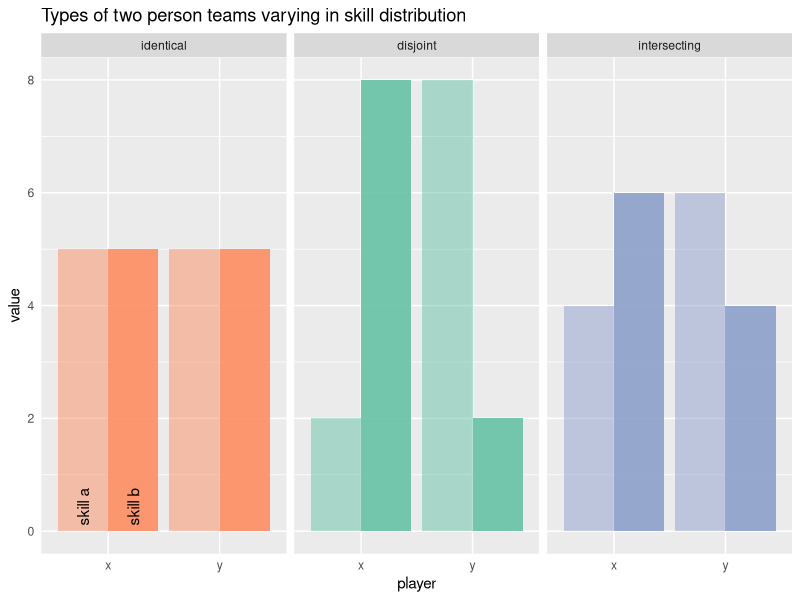
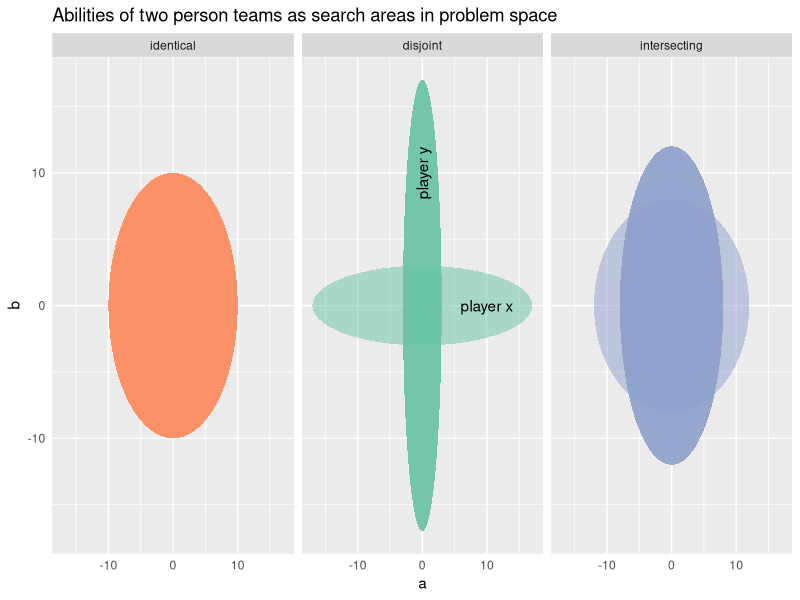

The R script that drew these images, in order:
# ---- setup
library(magrittr)
library(dplyr)
library(ggplot2)
library(grid)

team_structures <- c("diachronic", "sychronic")
team_abilities <- c("identical", "disjoint", "intersecting")
skills <- c("a", "b")
players <- c("x", "y")

recode_team_abilities <- function(frame) {
  data_frame(
    team_ability = team_abilities,
    team_ability_label = factor(team_abilities, levels = team_abilities)
  ) %>%
    left_join(frame, .)
}

base_theme <- theme(axis.ticks = element_blank(),
                    legend.position = "none",
                    plot.title = element_text(hjust = 0))

# ---- team-abilities
preds <- expand.grid(
  skill = skills,
  player = players,
  team_ability = team_abilities,
  stringsAsFactors = FALSE
) %>% select(team_ability, player, skill)
# > preds
#    team_ability player skill
# 1     identical      x     a
# 2     identical      x     b
# 3     identical      y     a
# 4     identical      y     b
# 5      disjoint      x     a
# 6      disjoint      x     b
# 7      disjoint      y     a
# 8      disjoint      y     b
# 9  intersecting      x     a
# 10 intersecting      x     b
# 11 intersecting      y     a
# 12 intersecting      y     b
preds$value <- c(5, 5, 5, 5,
                 2, 8, 8, 2,
                 4, 6, 6, 4)

preds %<>%
  recode_team_abilities()

legend_text <- data_frame(
  team_ability = "identical",
  player = "x",
  value = c(0.1, 0.1),
  skill = c("a", "b"),
  label = c("skill a", "skill b")
) %>% recode_team_abilities

dodge_width <- position_dodge(width = 0.9)
ggplot(preds, aes(x = player, y = value, group = skill)) +
  geom_bar(aes(fill = team_ability, alpha = skill),
           stat = "identity", position = dodge_width) +
  facet_wrap("team_ability_label", nrow = 1) +
  scale_fill_brewer(palette = "Set2") +
  scale_alpha_manual(values = c(0.5, 0.9)) +
  geom_text(aes(label = label), data = legend_text, position = dodge_width,
            angle = 90, vjust = 0.5, hjust = 0) +
  base_theme +
  labs(title = "Types of two person teams varying in skill distribution")

# ---- search-areas
t_range <- seq(0, 2 * pi, length.out = 100)
ellipse_x <- function(t, a, x0 = 0) x0 + a * cos(t)
ellipse_y <- function(t, b, y0 = 0) y0 + b * sin(t)

# Create a list of different area functions.
# Each fn returns data.frames with the same col names.
search_areas <- list(
  overlapping = function(player) {
    data_frame(
      player = player,
      team_ability = "identical",
      a = ellipse_x(t_range, 10),
      b = ellipse_y(t_range, 10)
    )
  },
  disjoint = function(player) {
    args <- list(
      x = list(a = 17, b = 3),
      y = list(a = 3, b = 17)
    )[[player]]
    data_frame(
      player = player,
      team_ability = "disjoint",
      a = ellipse_x(t_range, args[["a"]]),
      b = ellipse_y(t_range, args[["b"]])
    )
  },
  intersecting = function(player) {
    args <- list(
      x = list(a = 12, b = 8),
      y = list(a = 8, b = 12)
    )[[player]]
    data_frame(
      player = player,
      team_ability = "intersecting",
      a = ellipse_x(t_range, args[["a"]]),
      b = ellipse_y(t_range, args[["b"]])
    )
  }
)

spotlight_coords <- lapply(search_areas, function(area_fn) {
    # generate areas for players x and y and bind them together
    bind_rows(area_fn('x'), area_fn('y'))
  }) %>%
  # bind across area_fns
  bind_rows() %>%
  recode_team_abilities

legend_text <- data_frame(
  team_ability = "disjoint",
  player = c("x", "y"),
  a = c(10, 0),
  b = c(0, 10),
  label = c("player x", "player y"),
  angle = c(0, 90)
) %>%
  recode_team_abilities

ggplot(spotlight_coords, aes(a, b, group = player)) +
  geom_polygon(aes(fill = team_ability, alpha = player)) +
  facet_wrap("team_ability_label") +
  scale_fill_brewer(palette = "Set2") +
  scale_alpha_manual(values = c(0.5, 0.9)) +
  geom_text(aes(label = label, angle = angle), data = legend_text,
            vjust = 0.5) +
  base_theme +
  labs(title = "Abilities of two person teams as search areas in problem space")
